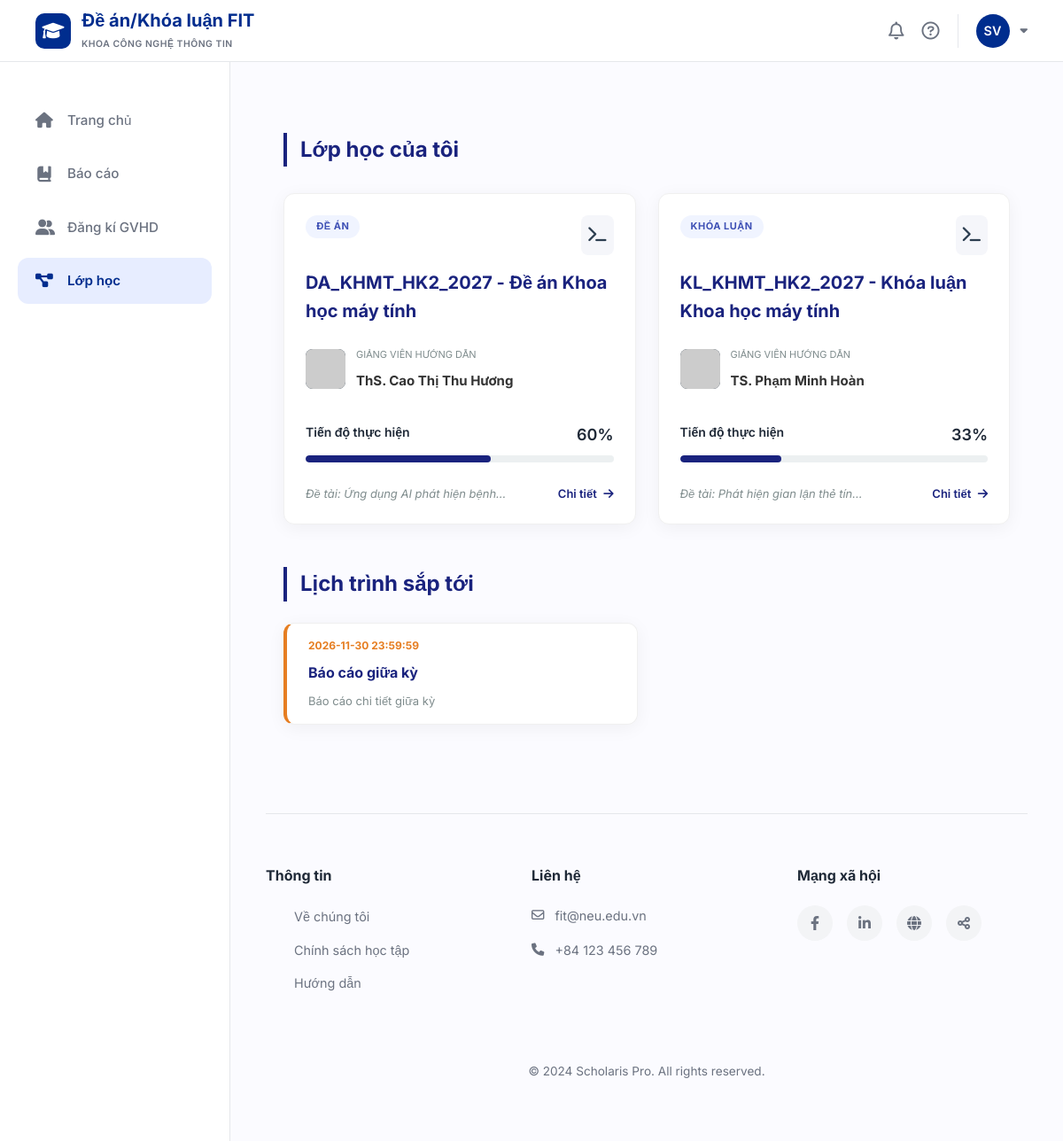
/my-projects (signed in), run on the app's committed database.
### tables this page shows
CREATE TABLE classes (
    id INTEGER PRIMARY KEY AUTOINCREMENT,
    class_code VARCHAR(50) NOT NULL UNIQUE,
    class_name VARCHAR(100) NOT NULL,
    course_id INTEGER NOT NULL,
    lecturer_id INTEGER NOT NULL,
    semester_id INTEGER NOT NULL,
    status VARCHAR(20) DEFAULT 'active' CHECK (status IN ('active', 'completed')),
    FOREIGN KEY (course_id) REFERENCES courses(id),
    FOREIGN KEY (lecturer_id) REFERENCES lecturers(id),
    FOREIGN KEY (semester_id) REFERENCES semesters(id)
);

CREATE TABLE course_types (
    id INTEGER PRIMARY KEY AUTOINCREMENT,
    type_name VARCHAR(50) NOT NULL UNIQUE
);

CREATE TABLE users (
    id INTEGER PRIMARY KEY AUTOINCREMENT,
    email VARCHAR(100) NOT NULL UNIQUE,
    password VARCHAR(255) NOT NULL,
    full_name VARCHAR(100) NOT NULL,
    role VARCHAR(20) NOT NULL CHECK (role IN ('student', 'lecturer')),
    phone VARCHAR(20),
    created_at DATETIME DEFAULT CURRENT_TIMESTAMP
);

CREATE TABLE assignments (
    id INTEGER PRIMARY KEY AUTOINCREMENT,
    class_id INTEGER NOT NULL,
    title VARCHAR(200) NOT NULL,
    description TEXT,
    deadline DATETIME NOT NULL,
    max_file_size INTEGER DEFAULT 10,
    allowed_file_types VARCHAR(200),
    created_at DATETIME DEFAULT CURRENT_TIMESTAMP, is_overdue,
    FOREIGN KEY (class_id) REFERENCES classes(id) ON DELETE CASCADE
);

### app/student/myprojects/routes.py (the view)
@myprojects_bp.route('/my-projects')
def my_projects():
    user_id = session.get('user_id') or 1
    conn = get_db()
    conn.row_factory = lambda cursor, row: dict(zip([column[0] for column in cursor.description], row))
    cur = conn.cursor()
    query_classes = """
        SELECT
            c.id, c.class_code, c.class_name,
            u_l.full_name AS lecturer_name,
            ct.type_name AS course_type,
            (SELECT COUNT(*) FROM assignments a WHERE a.class_id = c.id) as total_tasks,
            (SELECT COUNT(*) FROM submissions s
             JOIN assignments a ON s.assignment_id = a.id
             WHERE a.class_id = c.id AND s.student_id = st.id) as completed_tasks,
            (SELECT title FROM topics t WHERE t.class_id = c.id AND t.student_id = st.id LIMIT 1) as current_topic
        FROM classes c
        JOIN class_students cs ON c.id = cs.class_id
        JOIN students st ON cs.student_id = st.id
        JOIN lecturers l ON c.lecturer_id = l.id
        JOIN users u_l ON l.user_id = u_l.id
        JOIN courses cr ON c.course_id = cr.id
        JOIN course_types ct ON cr.course_type_id = ct.id
        WHERE st.user_id = ?
    """
    cur.execute(query_classes, (user_id,))
    registrations = cur.fetchall()
    for item in registrations:
        if item['total_tasks'] > 0:
            item['progress_percent'] = int((item['completed_tasks'] / item['total_tasks']) * 100)
        else:
            item['progress_percent'] = 0
    query_schedule = """
        SELECT a.title, a.deadline, a.description
        FROM assignments a
        JOIN class_students cs ON a.class_id = cs.class_id
        JOIN students st ON cs.student_id = st.id
        LEFT JOIN submissions s ON a.id = s.assignment_id AND s.student_id = st.id
        WHERE st.user_id = ? AND s.id IS NULL AND a.deadline > DATETIME('now')
        ORDER BY a.deadline ASC
        LIMIT 1
    """
    cur.execute(query_schedule, (user_id,))
    upcoming_event = cur.fetchone()
    return render_template('student/myprojects.html',
                           registrations=registrations,
                           upcoming_event=upcoming_event)

### app/database.py (called while the page is built)
def get_db():
    conn = sqlite3.connect(DB_PATH)
    conn.row_factory = sqlite3.Row
    return conn

### templates/student/myprojects.html (shortened to what this page needs)
{% extends "student/base.html" %}
{% block content %}
<link rel="stylesheet" href="https://cdnjs.cloudflare.com/ajax/libs/font-awesome/6.0.0/css/all.min.css">
<div class="container main-container">
    <div class="section-title">Lớp học của tôi</div>
    <div class="project-grid">
        {% for item in registrations %}
        <div class="project-card">
            <div class="card-top">
                <span class="type-badge">{{ item['course_type'] }}</span>
                <div class="icon-box"><i class="fas fa-terminal"></i></div>
            </div>
            <div class="class-code-title">
                {{ item['class_code'] }} - {{ item['class_name'] }}
            </div>
            <div class="lecturer-info">
                <img src="https://ui-avatars.com/api/?name={{ item['lecturer_name'] }}&background=2c3e50&color=fff" class="lecturer-avatar">
                <div class="lecturer-details">
                    <p>GIẢNG VIÊN HƯỚNG DẪN</p>
                    <div class="lecturer-name">{{ item['lecturer_name'] }}</div>
                </div>
            </div>
            <div class="progress-section">
                <div class="progress-label">
                    <span>Tiến độ thực hiện</span>
                    <span style="font-size: 18px;">{{ item['progress_percent'] }}%</span>
                </div>
                <div class="progress">
                    <div class="progress-bar" role="progressbar" style="width: {{ item['progress_percent'] }}%;"></div>
                </div>
            </div>
            <div class="card-footer-info">
                <span class="status-text">
                    {% if item['current_topic'] %}
                        Đề tài: {{ item['current_topic'] | truncate(30) }}
                    {% else %}
                        Chưa đăng ký đề tài
                    {% endif %}
                </span>
                <a href="{{ url_for('myprojects.project_detail', id=item['id']) }}" class="detail-link">
                    Chi tiết <i class="fas fa-arrow-right ms-1"></i>
                </a>
            </div>
        </div>
        {% else %}
        <div class="project-card empty-card">
            <i class="fas fa-folder-open fa-3x mb-3" style="color: #e0e0e0;"></i>
            <h5 style="color: #2c3e50; font-weight: 700;">Trống</h5>
            <p class="px-4">Bạn chưa tham gia lớp học nào trong học kỳ này.</p>
        </div>
        {% endfor %}
    </div>
    <div class="section-title mt-custom-lg mb-4">Lịch trình sắp tới</div>
    <div style="max-width: 400px;">
        {% if upcoming_event %}
        <div class="project-card" style="padding: 15px 24px; border-left: 4px solid #e67e22;">
            <p style="color: #e67e22; font-weight: 700; font-size: 12px; margin-bottom: 5px;">
                {{ upcoming_event['deadline'] }}
            </p>
            <h6 style="font-weight: 700; color: #1a237e;">{{ upcoming_event['title'] }}</h6>
            <p style="font-size: 13px; color: #7f8c8d; margin: 0;">{{ upcoming_event['description'] | truncate(100) }}</p>
        </div>
        {% else %}
        <p class="text-muted italic">Không có lịch trình sắp tới.</p>
        {% endif %}
    </div>
</div>
{% endblock %}

### templates/student/base.html (style rules this page uses)
:root { --primary-color: #002D8E; --primary-light: #E7EDFF; --bg-page: #FBFBFF; --white: #FFFFFF; --text-dark: #1F2937; --text-muted: #6B7280; --border-color: #E5E7EB; --sidebar-width: 260px; --header-height: 70px; --shadow: 0 4px 12px rgba(0, 0, 0, 0.05); --transition: all 0.3s ease; }
* { margin: 0; padding: 0; box-sizing: border-box; font-family: 'Inter', sans-serif; }
body { background-color: var(--bg-page); color: var(--text-dark); min-height: 100vh; display: flex; flex-direction: column; }

### templates/student/myprojects.html (style rules this page uses)
body { background-color: #FBFBFF; font-family: 'Inter', sans-serif; line-height: 1.6; }
.main-container { padding: 40px 20px; max-width: 1200px; margin: auto; }
.section-title { font-size: 24px; font-weight: 700; color: #1a237e; border-left: 4px solid #1a237e; padding-left: 15px; margin-bottom: 30px; display: flex; align-items: center; }
.project-grid { display: grid; grid-template-columns: repeat(auto-fill, minmax(350px, 1fr)); gap: 25px; }
.project-card { background: #ffffff; border-radius: 12px; padding: 24px; box-shadow: 0 4px 20px rgba(0, 0, 0, 0.05); position: relative; transition: transform 0.2s; border: 1px solid #f0f0f0; }
.card-top { display: flex; justify-content: space-between; align-items: flex-start; margin-bottom: 15px; }
.type-badge { background: #f0f4ff; color: #3f51b5; font-size: 11px; font-weight: 700; padding: 4px 12px; border-radius: 20px; text-transform: uppercase; letter-spacing: 0.5px; }
.icon-box { background: #f5f6fa; color: #2c3e50; padding: 8px; border-radius: 8px; font-size: 18px; }
.class-code-title { font-size: 20px; font-weight: 700; color: #1a237e; margin-bottom: 25px; }
.lecturer-info { display: flex; align-items: center; margin-bottom: 35px; }
.lecturer-avatar { width: 45px; height: 45px; border-radius: 8px; background: #2c3e50; margin-right: 12px; object-fit: cover; }
.lecturer-details p { margin: 0; font-size: 11px; color: #7f8c8d; margin-bottom: 4px; }
.lecturer-name { font-weight: 700; color: #333; font-size: 15px; }
.progress-section { margin-top: 20px; margin-top: 30px; }
.progress-label { display: flex; justify-content: space-between; font-weight: 600; font-size: 14px; margin-bottom: 8px; }
.progress { height: 8px; border-radius: 10px; background-color: #ecf0f1; }
.progress-bar { background-color: #1a237e; border-radius: 10px; }
.card-footer-info { margin-top: 25px; display: flex; justify-content: space-between; align-items: center; font-size: 13px; }
.status-text { color: #7f8c8d; font-style: italic; }
.detail-link { color: #1a237e; text-decoration: none; font-weight: 600; }
.mt-custom-lg { margin-top: 3rem !important; }
.project-card p { line-height: 1.6; margin-bottom: 0.5rem; }
.project-card h6 { margin: 12px 0; }

### data on the page
classes: course_type "ĐỀ ÁN", class_code "DA_KHMT_HK2_2027", class_name "Đề án Khoa học máy tính", lecturer_name "ThS. Cao Thị Thu Hương", progress_percent "60", current_topic "Ứng dụng AI phát hiện bệnh..."
classes: course_type "KHÓA LUẬN", class_code "KL_KHMT_HK2_2027", class_name "Khóa luận Khoa học máy tính", lecturer_name "TS. Phạm Minh Hoàn", progress_percent "33", current_topic "Phát hiện gian lận thẻ tín..."
assignments: deadline "2026-11-30 23:59:59", title "Báo cáo giữa kỳ", description "Báo cáo chi tiết giữa kỳ"
